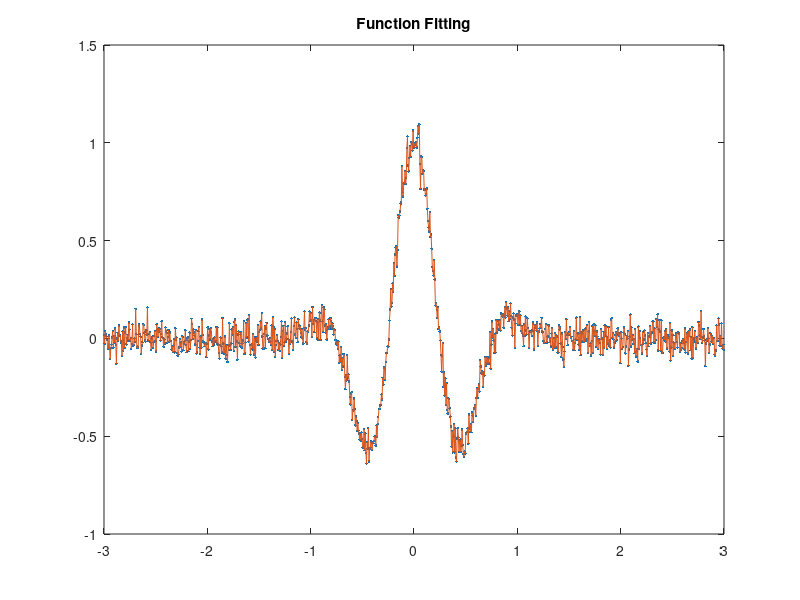

MATLAB code for this plot: (Note: this script raises an error after producing the figure.)
clc;
clear;
close all;

x = linspace(-1, 1, 1e3) * 3;
y = cos(x * 5 * (1+rand(1))) .* exp(-(x * (1+rand(1))) .^ 2) + randn(size(x)) * 0.05;

k = 0.12; % needs to be calculated from fitting yFit to y
w = 0.4;  % needs to be calculated from fitting yFit to y
yFit = cos(k * x) .* exp(-((w * x) .^2));

plot(x, y, '.', x, y, '-');
title('Function Fitting')
subtitle({ "where k = " + k, "and w = " + w});

latex = '\cos(kx)\exp(-(wx)^2)';
legend('Original Function', latex); % not rendering the latex

xlabel('x');
ylabel('y');
